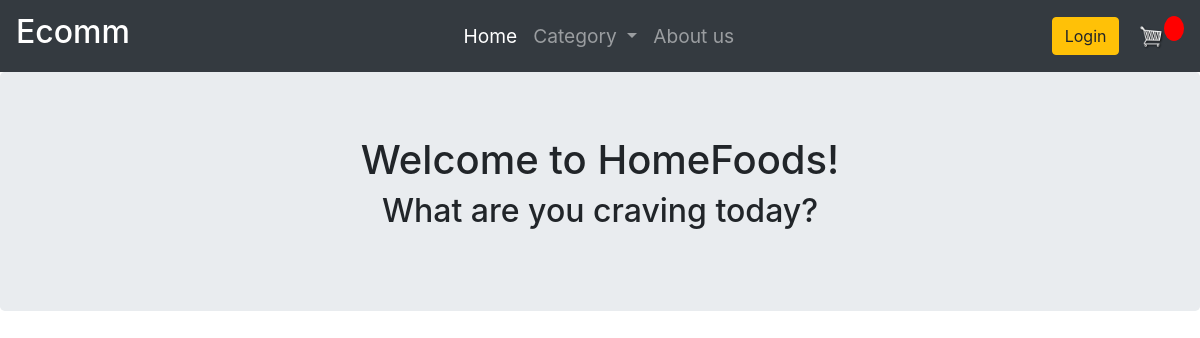
The app's page /, older data.
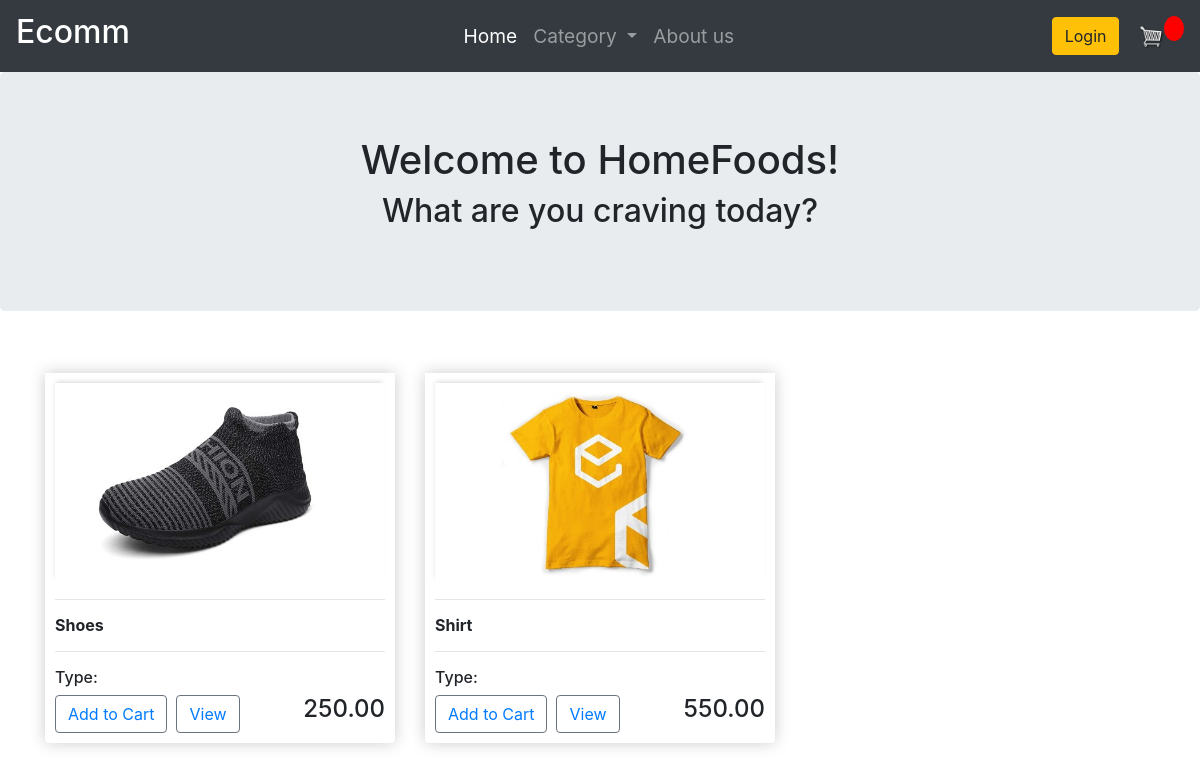
The same page, newer data.
### foodapp/models.py (models this page shows, shortened)
class Product(models.Model):
    name=models.CharField(max_length=200,null=True)
    price=models.DecimalField(max_digits=7,decimal_places=2)
    digital=models.BooleanField(default=False,null=False,blank=False)
    image = models.ImageField(null=True,blank=True)
    description=models.CharField(max_length=500,null=True)
    @property
    def imageURL(self):
        try:
            url=self.image.url
        except:
            url= ''
        return url

### foodapp/views.py (the view)
# urls.py: path('',views.store,name='store'),
def store(request):
    products=Product.objects.all()
    context={'products':products}
    return render(request,"foodapp/home.html",context)

### foodapp/templates/foodapp/home.html
{% extends 'foodapp/main.html' %}
{% load static %}
{% block content %}
<div class="jumbotron ">
    <div style="text-align: center;" class="container">
    <h1 >Welcome to HomeFoods!  {{user.username}} </h1>
    <h2><p>What are you craving today?</p></h2>
    </div>
</div>
<div class="container">
    <div class="row">
        {% for product in products %}
    <div style="margin-top: 30px;" class="col-md-4">
        <div class="box-element product">
        <img  class="thumbnail" src="{{product.imageURL}}" alt="">
        <hr>
        <h6><strong>{{product.name}}</strong></h6>
        <hr>
        <h6>Type:</h6>
        <button  data-product="{{ product.id }}" data-action="add" class="btn btn-outline-secondary add-btn update-cart">
        <a href="#"> Add to Cart</a></button>&nbsp;
        <button data-product="{{ product.id }}"  class="btn btn-outline-secondary">
            <a href="{% url 'detail' product.id %}">View</a>
        </button>
        <h4 style="display: inline-block; float: right;">{{product.price}}
        </h4>
        </div>
    </div>
    {% endfor %}
</div>
</div>
{% endblock content %}

### foodapp/templates/foodapp/main.html (shortened to what this page needs)
<!DOCTYPE html>
{% load static %}
  <head>
    <link rel="stylesheet" type="text/css" href="{% static 'css/main.css' %}">
<link rel="stylesheet" href="https://stackpath.bootstrapcdn.com/bootstrap/4.5.2/css/bootstrap.min.css">
<link rel="stylesheet" href="https://stackpath.bootstrapcdn.com/font-awesome/4.7.0/css/font-awesome.min.css">
  </head>
  <body>
    <nav class="navbar sticky-top navbar-expand-md navbar-dark bg-dark ">
        <a class="navbar-brand" href="{% url 'store' %}"><h2>Ecomm</h2></a>
        <div  class="collapse navbar-collapse " id="navbarSupportedContent">
          <ul class="navbar-nav mx-auto">
            <li class="nav-item active">
              <a class="nav-link" href="{% url 'store' %}">Home</a>
            </li>
            <li class="nav-item dropdown">
              <a class="nav-link dropdown-toggle" href="#" id="navbarDropdown" role="button" data-toggle="dropdown" aria-haspopup="true" aria-expanded="false">
                Category
              </a>
            </li>
            <li class="nav-item">
                <a class="nav-link" href="#">About us</a>
            </li>
          </ul>
          <div class="form-inline my-2 my-lg-0">
            {% if user.is_authenticated %}
            <a href="{% url 'logout' %}" class="btn btn-warning">Logout</a>
            {% else %}
            <a href="{% url 'login' %}" class="btn btn-warning">Login</a>&nbsp;
            {% endif %}
            <a href="{% url 'cart' %}">
                <img id="cart-icon" src="{% static  'images/assets/cart.png' %}" alt="">
            </a>
            <p id="cart-total">{{cartItems}}</p>
        </div>
        </div>
      </nav>
  {% block content %}
  {% endblock %}
  </body>
</html>

### static/css/main.css (style rules this page uses)
#cart-icon { width:25px; display: inline-block; margin-left: 15px; }
#cart-total { display: block; text-align: center; color:#fff; background-color: red; width: 20px; height: 25px; border-radius: 50%; font-size: 14px; }
.navbar { height: auto; }
.navbar-nav { font-size: larger; }
.thumbnail { width: 100%; height: 200px; -webkit-box-shadow: -1px -3px 5px -2px rgba(214,214,214,1); -moz-box-shadow: -1px -3px 5px -2px rgba(214,214,214,1); box-shadow: -1px -3px 5px -2px rgba(214,214,214,1); }
.box-element { box-shadow:hsl(0, 0%, 80%) 0 0 16px; background-color: #fff; border-radius: 4px; padding: 10px; }
.product { border-radius: 0 0 4px 4px; }

Row changes from the older to the newer data that the page shows:
added Product: imageURL (picture), name "Shoes", price "250.00"
added Product: imageURL (picture), name "Shirt", price "550.00"
